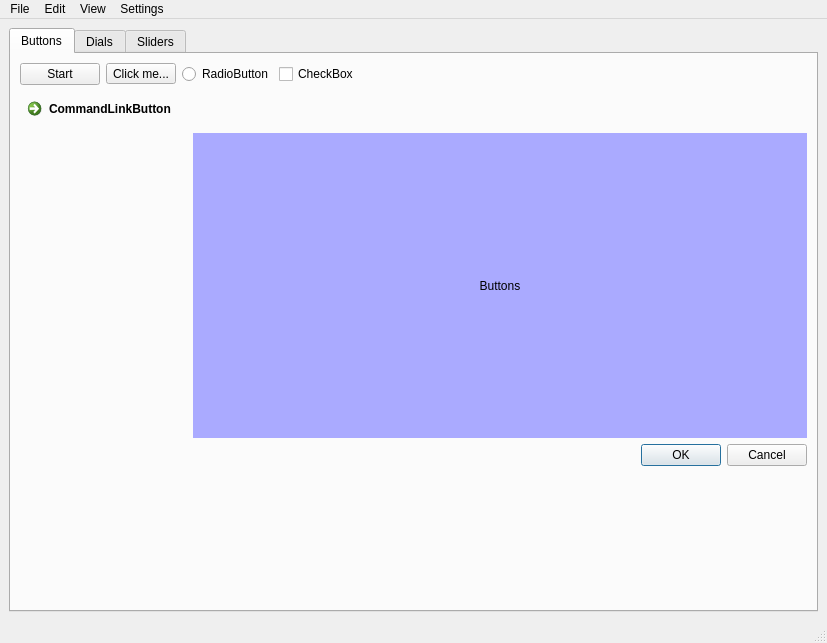
<?xml version="1.0" encoding="UTF-8"?>
<ui version="4.0">
 <class>MainWindow</class>
 <widget class="QMainWindow" name="MainWindow">
  <property name="geometry">
   <rect>
    <x>0</x>
    <y>0</y>
    <width>827</width>
    <height>643</height>
   </rect>
  </property>
  <property name="windowTitle">
   <string>PyShine</string>
  </property>
  <property name="windowIcon">
   <iconset>
    <normaloff>Images/radar.ico</normaloff>Images/radar.ico</iconset>
  </property>
  <widget class="QWidget" name="centralwidget">
   <layout class="QGridLayout" name="gridLayout_4">
    <item row="0" column="0">
     <widget class="QTabWidget" name="tabWidget">
      <property name="currentIndex">
       <number>0</number>
      </property>
      <widget class="QWidget" name="tab">
       <attribute name="title">
        <string>Buttons</string>
       </attribute>
       <layout class="QGridLayout" name="gridLayout_6">
        <item row="0" column="0" colspan="2">
         <layout class="QGridLayout" name="gridLayout_2">
          <item row="0" column="0">
           <layout class="QHBoxLayout" name="horizontalLayout">
            <item>
             <widget class="QPushButton" name="pushButton">
              <property name="text">
               <string>Start</string>
              </property>
             </widget>
            </item>
            <item>
             <widget class="QToolButton" name="toolButton">
              <property name="text">
               <string>Click me...</string>
              </property>
             </widget>
            </item>
            <item>
             <widget class="QRadioButton" name="radioButton">
              <property name="text">
               <string>RadioButton</string>
              </property>
             </widget>
            </item>
            <item>
             <widget class="QCheckBox" name="checkBox">
              <property name="text">
               <string>CheckBox</string>
              </property>
             </widget>
            </item>
           </layout>
          </item>
          <item row="1" column="0">
           <layout class="QGridLayout" name="gridLayout">
            <item row="0" column="0">
             <widget class="QCommandLinkButton" name="commandLinkButton">
              <property name="text">
               <string>CommandLinkButton</string>
              </property>
             </widget>
            </item>
            <item row="0" column="1">
             <spacer name="horizontalSpacer">
              <property name="orientation">
               <enum>Qt::Horizontal</enum>
              </property>
              <property name="sizeHint" stdset="0">
               <size>
                <width>168</width>
                <height>20</height>
               </size>
              </property>
             </spacer>
            </item>
           </layout>
          </item>
         </layout>
        </item>
        <item row="0" column="2">
         <spacer name="horizontalSpacer_2">
          <property name="orientation">
           <enum>Qt::Horizontal</enum>
          </property>
          <property name="sizeHint" stdset="0">
           <size>
            <width>413</width>
            <height>20</height>
           </size>
          </property>
         </spacer>
        </item>
        <item row="1" column="0">
         <spacer name="verticalSpacer">
          <property name="orientation">
           <enum>Qt::Vertical</enum>
          </property>
          <property name="sizeHint" stdset="0">
           <size>
            <width>20</width>
            <height>333</height>
           </size>
          </property>
         </spacer>
        </item>
        <item row="1" column="1" colspan="2">
         <layout class="QVBoxLayout" name="verticalLayout">
          <item>
           <widget class="QLabel" name="label">
            <property name="styleSheet">
             <string notr="true">font: 48pt &quot;Sans Serif&quot;;
background-color: rgb(170, 170, 255);</string>
            </property>
            <property name="text">
             <string>Buttons</string>
            </property>
            <property name="alignment">
             <set>Qt::AlignCenter</set>
            </property>
           </widget>
          </item>
          <item>
           <widget class="QDialogButtonBox" name="buttonBox">
            <property name="standardButtons">
             <set>QDialogButtonBox::Cancel|QDialogButtonBox::Ok</set>
            </property>
           </widget>
          </item>
         </layout>
        </item>
        <item row="2" column="2">
         <spacer name="verticalSpacer_3">
          <property name="orientation">
           <enum>Qt::Vertical</enum>
          </property>
          <property name="sizeHint" stdset="0">
           <size>
            <width>20</width>
            <height>114</height>
           </size>
          </property>
         </spacer>
        </item>
       </layout>
      </widget>
      <widget class="QWidget" name="tab_2">
       <attribute name="title">
        <string>Dials</string>
       </attribute>
       <layout class="QGridLayout" name="gridLayout_3">
        <item row="0" column="0">
         <layout class="QHBoxLayout" name="horizontalLayout_2">
          <item>
           <widget class="QDial" name="dial"/>
          </item>
          <item>
           <spacer name="verticalSpacer_4">
            <property name="orientation">
             <enum>Qt::Vertical</enum>
            </property>
            <property name="sizeHint" stdset="0">
             <size>
              <width>20</width>
              <height>208</height>
             </size>
            </property>
           </spacer>
          </item>
          <item>
           <widget class="QLineEdit" name="lineEdit_2"/>
          </item>
         </layout>
        </item>
        <item row="0" column="1">
         <spacer name="horizontalSpacer_3">
          <property name="orientation">
           <enum>Qt::Horizontal</enum>
          </property>
          <property name="sizeHint" stdset="0">
           <size>
            <width>333</width>
            <height>20</height>
           </size>
          </property>
         </spacer>
        </item>
        <item row="0" column="2" rowspan="2">
         <layout class="QVBoxLayout" name="verticalLayout_2">
          <item>
           <widget class="QDial" name="dial_2"/>
          </item>
          <item>
           <spacer name="verticalSpacer_2">
            <property name="orientation">
             <enum>Qt::Vertical</enum>
            </property>
            <property name="sizeHint" stdset="0">
             <size>
              <width>20</width>
              <height>58</height>
             </size>
            </property>
           </spacer>
          </item>
          <item>
           <widget class="QDial" name="dial_3"/>
          </item>
         </layout>
        </item>
        <item row="1" column="0" colspan="2">
         <widget class="QLabel" name="label_2">
          <property name="styleSheet">
           <string notr="true">font: 48pt &quot;Sans Serif&quot;;
background-color: rgb(85, 255, 127);</string>
          </property>
          <property name="text">
           <string>Dial Value</string>
          </property>
          <property name="alignment">
           <set>Qt::AlignCenter</set>
          </property>
         </widget>
        </item>
        <item row="2" column="0">
         <spacer name="verticalSpacer_5">
          <property name="orientation">
           <enum>Qt::Vertical</enum>
          </property>
          <property name="sizeHint" stdset="0">
           <size>
            <width>20</width>
            <height>221</height>
           </size>
          </property>
         </spacer>
        </item>
       </layout>
      </widget>
      <widget class="QWidget" name="tab_3">
       <attribute name="title">
        <string>Sliders</string>
       </attribute>
       <layout class="QGridLayout" name="gridLayout_5">
        <item row="0" column="0" rowspan="2">
         <widget class="QSlider" name="verticalSlider">
          <property name="sliderPosition">
           <number>24</number>
          </property>
          <property name="orientation">
           <enum>Qt::Vertical</enum>
          </property>
         </widget>
        </item>
        <item row="0" column="1">
         <layout class="QVBoxLayout" name="verticalLayout_3">
          <item>
           <widget class="QLineEdit" name="lineEdit"/>
          </item>
          <item>
           <widget class="QLabel" name="label_3">
            <property name="styleSheet">
             <string notr="true">font: 48pt &quot;Sans Serif&quot;;
background-color: rgb(0, 255, 255);</string>
            </property>
            <property name="text">
             <string>Slider Value</string>
            </property>
            <property name="alignment">
             <set>Qt::AlignCenter</set>
            </property>
           </widget>
          </item>
         </layout>
        </item>
        <item row="1" column="1">
         <widget class="QSlider" name="horizontalSlider">
          <property name="sliderPosition">
           <number>99</number>
          </property>
          <property name="orientation">
           <enum>Qt::Horizontal</enum>
          </property>
         </widget>
        </item>
       </layout>
      </widget>
     </widget>
    </item>
   </layout>
  </widget>
  <widget class="QMenuBar" name="menubar">
   <property name="geometry">
    <rect>
     <x>0</x>
     <y>0</y>
     <width>827</width>
     <height>20</height>
    </rect>
   </property>
   <widget class="QMenu" name="menuPyshine">
    <property name="title">
     <string>File</string>
    </property>
    <widget class="QMenu" name="menuSubmenu">
     <property name="title">
      <string>Submenu</string>
     </property>
     <addaction name="actionitem1"/>
     <addaction name="actionitem_2"/>
    </widget>
    <addaction name="actionNew"/>
    <addaction name="actionExit"/>
    <addaction name="menuSubmenu"/>
   </widget>
   <widget class="QMenu" name="menuEdit">
    <property name="title">
     <string>Edit</string>
    </property>
   </widget>
   <widget class="QMenu" name="menuView">
    <property name="title">
     <string>View</string>
    </property>
    <addaction name="actionMaximize"/>
    <addaction name="actionNormal"/>
   </widget>
   <widget class="QMenu" name="menuSettings">
    <property name="title">
     <string>Settings</string>
    </property>
   </widget>
   <addaction name="menuPyshine"/>
   <addaction name="menuEdit"/>
   <addaction name="menuView"/>
   <addaction name="menuSettings"/>
  </widget>
  <widget class="QStatusBar" name="statusbar">
   <property name="statusTip">
    <string>Pyshine</string>
   </property>
  </widget>
  <action name="actionNew">
   <property name="icon">
    <iconset>
     <normaloff>Images/Icon.ico</normaloff>Images/Icon.ico</iconset>
   </property>
   <property name="text">
    <string>New</string>
   </property>
  </action>
  <action name="actionExit">
   <property name="icon">
    <iconset>
     <normaloff>Images/cil-x.png</normaloff>Images/cil-x.png</iconset>
   </property>
   <property name="text">
    <string>Exit</string>
   </property>
   <property name="statusTip">
    <string>Click to Exit</string>
   </property>
   <property name="shortcut">
    <string>Ctrl+Q</string>
   </property>
  </action>
  <action name="actionitem1">
   <property name="text">
    <string>item1</string>
   </property>
  </action>
  <action name="actionitem_2">
   <property name="text">
    <string>item2</string>
   </property>
  </action>
  <action name="actionMaximize">
   <property name="text">
    <string>Maximize</string>
   </property>
   <property name="shortcut">
    <string>Shift+M</string>
   </property>
  </action>
  <action name="actionNormal">
   <property name="text">
    <string>Normal</string>
   </property>
   <property name="shortcut">
    <string>Shift+N</string>
   </property>
  </action>
 </widget>
 <resources/>
 <connections>
  <connection>
   <sender>actionExit</sender>
   <signal>triggered()</signal>
   <receiver>MainWindow</receiver>
   <slot>close()</slot>
   <hints>
    <hint type="sourcelabel">
     <x>-1</x>
     <y>-1</y>
    </hint>
    <hint type="destinationlabel">
     <x>280</x>
     <y>149</y>
    </hint>
   </hints>
  </connection>
  <connection>
   <sender>actionMaximize</sender>
   <signal>triggered()</signal>
   <receiver>MainWindow</receiver>
   <slot>showMaximized()</slot>
   <hints>
    <hint type="sourcelabel">
     <x>-1</x>
     <y>-1</y>
    </hint>
    <hint type="destinationlabel">
     <x>280</x>
     <y>149</y>
    </hint>
   </hints>
  </connection>
  <connection>
   <sender>actionNormal</sender>
   <signal>triggered()</signal>
   <receiver>MainWindow</receiver>
   <slot>showNormal()</slot>
   <hints>
    <hint type="sourcelabel">
     <x>-1</x>
     <y>-1</y>
    </hint>
    <hint type="destinationlabel">
     <x>280</x>
     <y>149</y>
    </hint>
   </hints>
  </connection>
  <connection>
   <sender>lineEdit</sender>
   <signal>textEdited(QString)</signal>
   <receiver>label_3</receiver>
   <slot>setText(QString)</slot>
   <hints>
    <hint type="sourcelabel">
     <x>394</x>
     <y>183</y>
    </hint>
    <hint type="destinationlabel">
     <x>393</x>
     <y>278</y>
    </hint>
   </hints>
  </connection>
  <connection>
   <sender>verticalSlider</sender>
   <signal>valueChanged(int)</signal>
   <receiver>label_3</receiver>
   <slot>setNum(int)</slot>
   <hints>
    <hint type="sourcelabel">
     <x>36</x>
     <y>349</y>
    </hint>
    <hint type="destinationlabel">
     <x>126</x>
     <y>329</y>
    </hint>
   </hints>
  </connection>
  <connection>
   <sender>horizontalSlider</sender>
   <signal>valueChanged(int)</signal>
   <receiver>label_3</receiver>
   <slot>setNum(int)</slot>
   <hints>
    <hint type="sourcelabel">
     <x>476</x>
     <y>532</y>
    </hint>
    <hint type="destinationlabel">
     <x>459</x>
     <y>372</y>
    </hint>
   </hints>
  </connection>
  <connection>
   <sender>lineEdit_2</sender>
   <signal>textEdited(QString)</signal>
   <receiver>label_2</receiver>
   <slot>setText(QString)</slot>
   <hints>
    <hint type="sourcelabel">
     <x>244</x>
     <y>311</y>
    </hint>
    <hint type="destinationlabel">
     <x>338</x>
     <y>423</y>
    </hint>
   </hints>
  </connection>
  <connection>
   <sender>dial</sender>
   <signal>valueChanged(int)</signal>
   <receiver>label_2</receiver>
   <slot>setNum(int)</slot>
   <hints>
    <hint type="sourcelabel">
     <x>116</x>
     <y>171</y>
    </hint>
    <hint type="destinationlabel">
     <x>146</x>
     <y>407</y>
    </hint>
   </hints>
  </connection>
  <connection>
   <sender>dial_3</sender>
   <signal>valueChanged(int)</signal>
   <receiver>label_2</receiver>
   <slot>setNum(int)</slot>
   <hints>
    <hint type="sourcelabel">
     <x>722</x>
     <y>457</y>
    </hint>
    <hint type="destinationlabel">
     <x>580</x>
     <y>459</y>
    </hint>
   </hints>
  </connection>
  <connection>
   <sender>dial_2</sender>
   <signal>valueChanged(int)</signal>
   <receiver>label_2</receiver>
   <slot>setNum(int)</slot>
   <hints>
    <hint type="sourcelabel">
     <x>718</x>
     <y>123</y>
    </hint>
    <hint type="destinationlabel">
     <x>552</x>
     <y>401</y>
    </hint>
   </hints>
  </connection>
  <connection>
   <sender>pushButton</sender>
   <signal>clicked()</signal>
   <receiver>label</receiver>
   <slot>clear()</slot>
   <hints>
    <hint type="sourcelabel">
     <x>76</x>
     <y>86</y>
    </hint>
    <hint type="destinationlabel">
     <x>231</x>
     <y>303</y>
    </hint>
   </hints>
  </connection>
  <connection>
   <sender>toolButton</sender>
   <signal>clicked()</signal>
   <receiver>label</receiver>
   <slot>clear()</slot>
   <hints>
    <hint type="sourcelabel">
     <x>205</x>
     <y>84</y>
    </hint>
    <hint type="destinationlabel">
     <x>292</x>
     <y>325</y>
    </hint>
   </hints>
  </connection>
  <connection>
   <sender>radioButton</sender>
   <signal>clicked()</signal>
   <receiver>label</receiver>
   <slot>clear()</slot>
   <hints>
    <hint type="sourcelabel">
     <x>322</x>
     <y>95</y>
    </hint>
    <hint type="destinationlabel">
     <x>373</x>
     <y>267</y>
    </hint>
   </hints>
  </connection>
  <connection>
   <sender>checkBox</sender>
   <signal>clicked()</signal>
   <receiver>label</receiver>
   <slot>clear()</slot>
   <hints>
    <hint type="sourcelabel">
     <x>417</x>
     <y>84</y>
    </hint>
    <hint type="destinationlabel">
     <x>482</x>
     <y>279</y>
    </hint>
   </hints>
  </connection>
  <connection>
   <sender>buttonBox</sender>
   <signal>accepted()</signal>
   <receiver>label</receiver>
   <slot>clear()</slot>
   <hints>
    <hint type="sourcelabel">
     <x>451</x>
     <y>531</y>
    </hint>
    <hint type="destinationlabel">
     <x>483</x>
     <y>316</y>
    </hint>
   </hints>
  </connection>
 </connections>
</ui>
